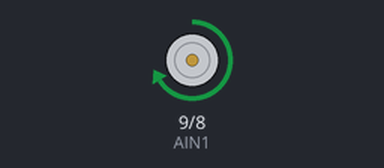
The sketch below on a simulated Arduino Uno, built with avr-gcc and run on an emulated ATmega328P. On the bench: motor-driver pin pairs drawn as motors (green arrow = first pin HIGH = forward, orange = second pin HIGH = backward, longer = more drive, scaled by the enable pin).

Above: at 0.5 s.
At 2.5 s:
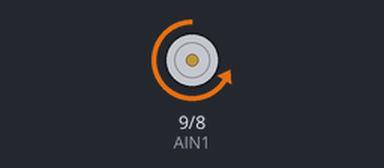
At 3.5 s:
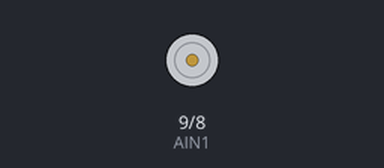
Timing chart, 0 to 5.2 s (numbered marks = the images above):
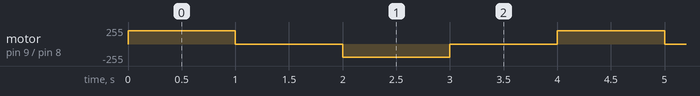

Measured:
- by itself, motor on pin 9 (AIN1) / pin 8 (AIN2): repeats every 4.0 s: stopped 1.0 s, backward 200/255 1.0 s, stopped 1.0 s, forward 200/255 1.0 s

The sketch:

Pico_DC_motor_V1.ino
```cpp
// DC motor rotation control with TB6612

 int AIN2 = 8 ;
 int AIN1 = 9 ;
 int PWM  = 10 ;

 void setup() {
  pinMode(AIN2, OUTPUT) ;
  pinMode(AIN1, OUTPUT) ;
  pinMode(PWM, OUTPUT) ;
  analogWrite(PWM, 200) ; // Max = 255
 }

 void loop() {
  Run_mode(1,0) ; // Rotate 1 direction
  Run_mode(0,0) ; // Stop
  Run_mode(0,1) ; // Rotate -1 direction
  Run_mode(0,0) ;
 }

 void Run_mode(int IN1, int IN2) {
  digitalWrite(AIN1, IN1) ;
  digitalWrite(AIN2, IN2) ;
  delay(1000) ;
 }
```
